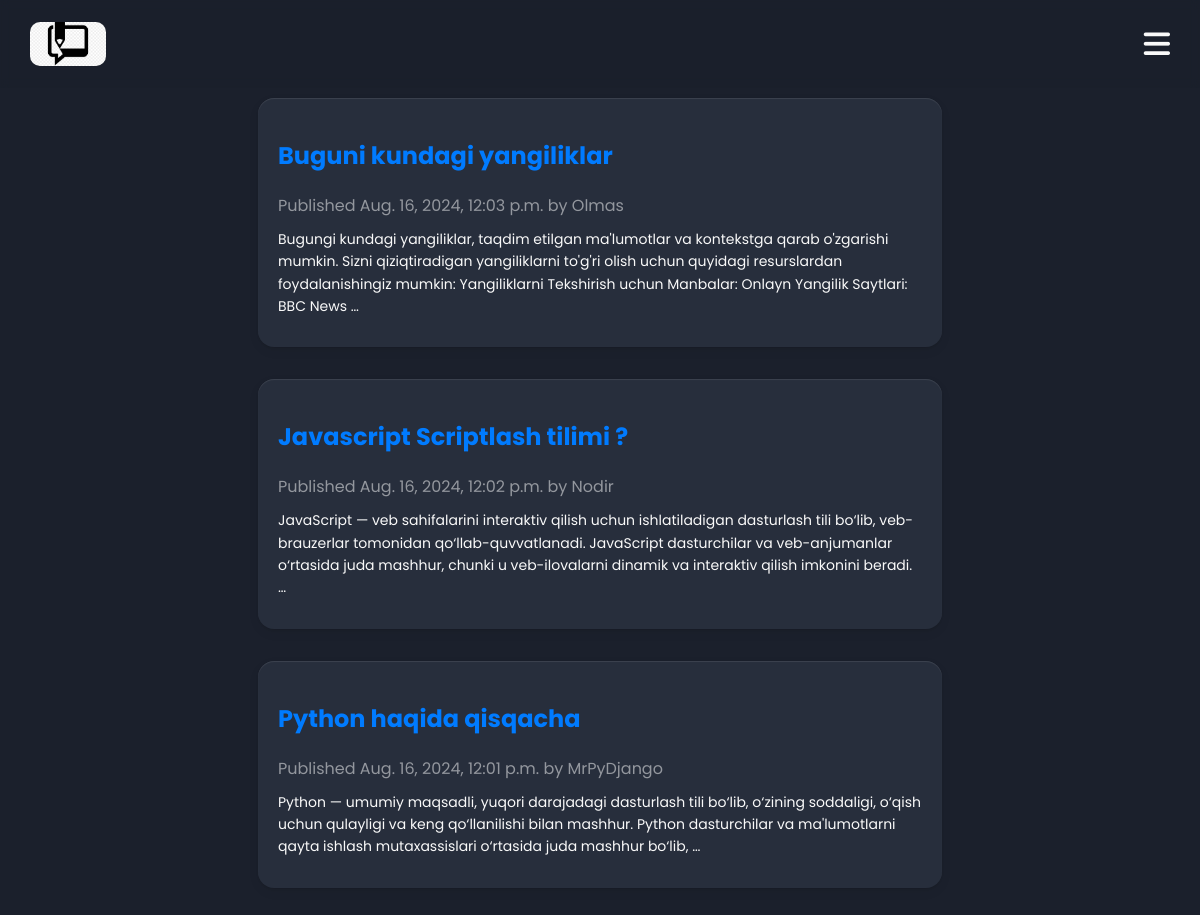
The page / on the database its author committed.
### blogapp/models.py (models this page shows, shortened)
class Post(models.Model):
    STATUS_CHOICES = (
        ('draft', 'Draft'),
        ('published', 'Published')
    )
    title = models.CharField(max_length=255)
    slug = models.SlugField(max_length=255, unique_for_date='publish')
    author = models.ForeignKey(User, on_delete=models.CASCADE, related_name='blog_posts')
    body = models.TextField()
    publish = models.DateTimeField(default=timezone.now)
    created = models.DateTimeField(auto_now_add=True)
    updated = models.DateTimeField(auto_now=True)
    status = models.CharField(max_length=10, choices=STATUS_CHOICES, default='draft')
    class Meta:
        ordering = ('-publish',)
    objects = models.Manager()
    published = PublishManager()
    def get_absolute_url(self):
        return reverse("blogapp:post_detail", args=[self.publish.year, self.publish.month, self.publish.day, self.slug])

### blogapp/views.py (the view)
# urls.py: path('',views.PostListView.as_view(),name='post_list'),
class PostListView(ListView):
    queryset = Post.published.all()
    context_object_name = 'posts'
    template_name = 'blog/post/list.html'

### templates/blog/post/list.html (shortened to what this page needs)
{% extends "blog/base.html"%}
{% block content %}
{% for post in posts %}
<article>
    <div>
        <h2>
            <a href="{{ post.get_absolute_url }}">
                {{ post.title }}
            </a>
        </h2>
        <name>Published {{ post.publish }} by {{ post.author }}</name>
        <p>
            {{ post.body|truncatewords:30|linebreaks }}
        </p>
    </div>
</article>
{% endfor %}
{% endblock %}

### static/css/styles.css (style rules this page uses)
body { margin: 0; background: rgb(27 32 44 / 100%); color: #f9f9f9; font-family: "Euclid Circular A", "Poppins"; }
* { box-sizing: border-box; }
article { display: flex; gap: 16px; padding: 20px; max-width: 60%; margin: 0 auto 32px; border-radius: 16px; background-color: #272e3c; box-shadow: 0 4px 12px rgba(0, 0, 0, 0.05), 0 1px 2px rgba(0, 0, 0, 0.1), inset 0 1px 1px rgba(255, 255, 255, 0.1); }
article name { color: rgb(255 255 255 / 50%); }
article p { margin: 8px 0 10px; font-size: 14px; line-height: 1.6; }
a { text-decoration: none; color: #007bff; transition: color 0.3s ease; }

### rows shown on the page
Post: title "Buguni kundagi yangiliklar", publish "Aug. 16, 2024, 12:03 p.m.", author "Olmas", body "Bugungi kundagi yangiliklar, taqdim etilgan ma'lumotlar va kontekstga qarab o'zgarishi mumkin. Sizni qiziqtiradigan yangiliklarni to'g'ri olish uchun quyidagi resurslardan foydalanishingiz mumkin: Yangiliklarni Tekshirish uchun Manbalar: Onlayn Yangilik Saytlari: BBC News …"
Post: title "Javascript Scriptlash tilimi ?", publish "Aug. 16, 2024, 12:02 p.m.", author "Nodir", body "JavaScript — veb sahifalarini interaktiv qilish uchun ishlatiladigan dasturlash tili bo‘lib, veb-brauzerlar tomonidan qo‘llab-quvvatlanadi. JavaScript dasturchilar va veb-anjumanlar o‘rtasida juda mashhur, chunki u veb-ilovalarni dinamik va interaktiv qilish imkonini beradi. …"
Post: title "Python haqida qisqacha", publish "Aug. 16, 2024, 12:01 p.m.", author "MrPyDjango", body "Python — umumiy maqsadli, yuqori darajadagi dasturlash tili bo‘lib, o‘zining soddaligi, o‘qish uchun qulayligi va keng qo‘llanilishi bilan mashhur. Python dasturchilar va ma'lumotlarni qayta ishlash mutaxassislari o‘rtasida juda mashhur bo‘lib, …"
